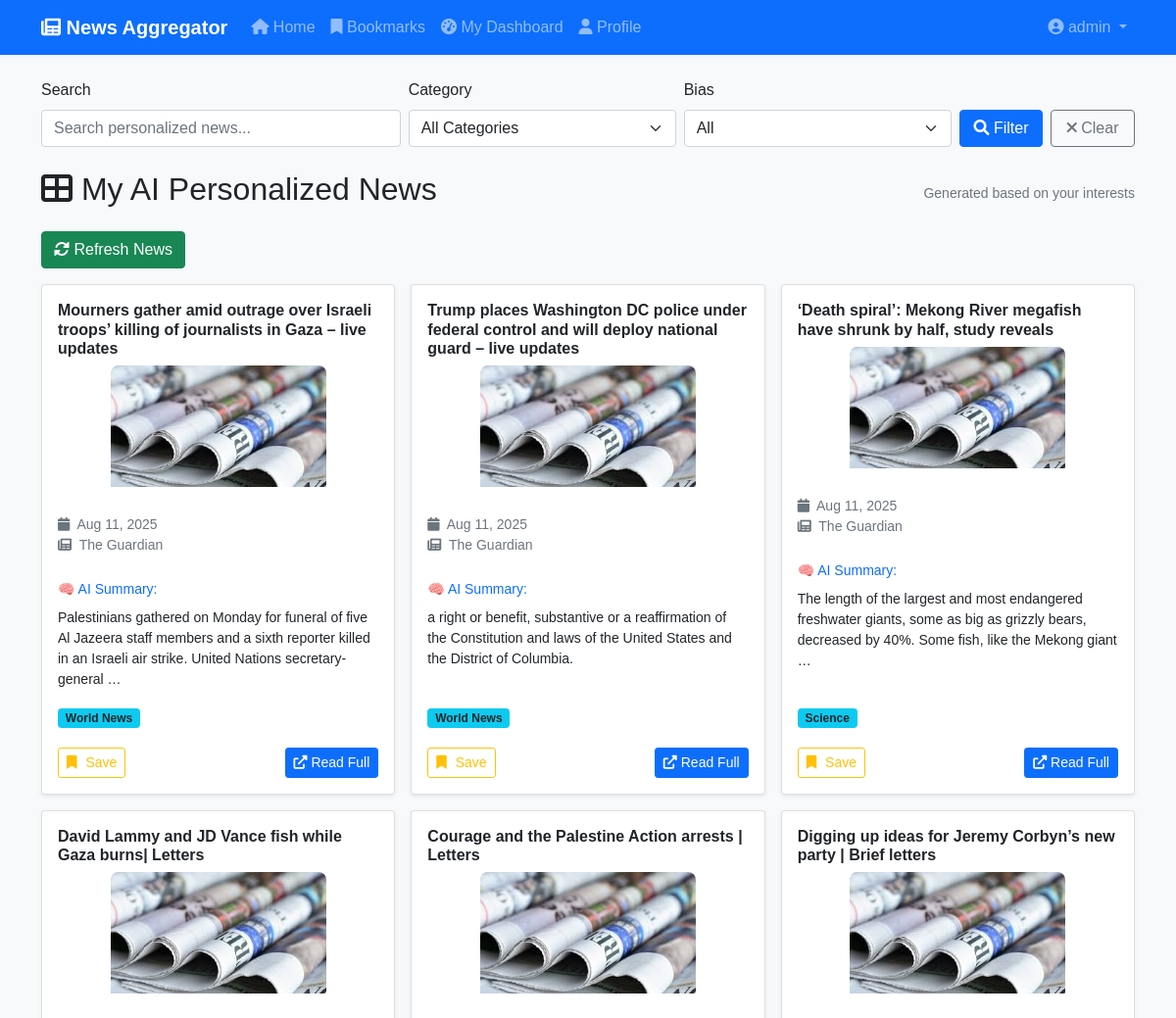
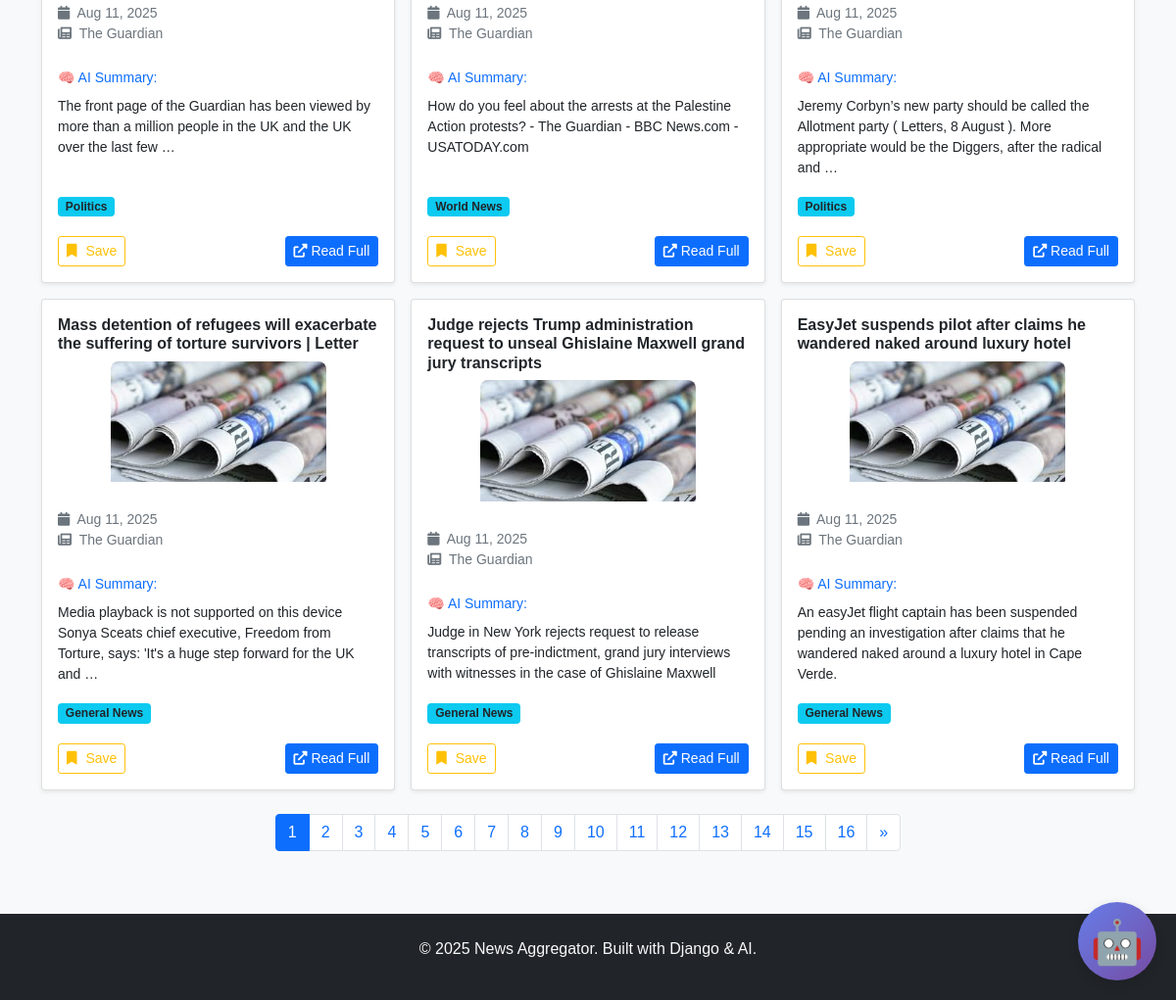
Page /dashboard/ (signed in) on the committed database (2 pictures, top to bottom).
### apps/news/models.py (models this page shows, shortened)
class Article(models.Model):
    BIAS_CHOICES = [
        ('NEUTRAL', 'Neutral'),
        ('LEFT-LEANING', 'Left-Leaning'),
        ('RIGHT-LEANING', 'Right-Leaning'),
        ('MIXED', 'Mixed'),
        ('UNKNOWN', 'Unknown'),
    ]
    title = models.CharField(max_length=500, db_index=True)
    image_url = models.URLField(max_length=1000, blank=True, null=True)
    url = models.URLField(unique=True)
    description = models.TextField(blank=True)
    summary = models.TextField(blank=True, null=True)  # AI-generated summary
    content = models.TextField(blank=True)
    author = models.CharField(max_length=200, blank=True)
    source = models.CharField(max_length=200, db_index=True)
    published_date = models.DateTimeField(db_index=True)
    created_at = models.DateTimeField(auto_now_add=True)
    updated_at = models.DateTimeField(auto_now=True)
    summary = models.TextField(blank=True)
    bias_score = models.CharField(
        max_length=15,
        choices=BIAS_CHOICES,
        default='UNKNOWN',
        db_index=True
    )
    categories = models.ManyToManyField(Category, blank=True)
    created_at = models.DateTimeField(auto_now_add=True)
    class Meta:
        ordering = ['-published_date']
        indexes = [
            models.Index(fields=['published_date', 'bias_score']),
            models.Index(fields=['source', 'published_date']),
        ]
    @property
    def bias_color(self):
        return {
            'LEFT': '#3498db',      # blue
            'RIGHT': '#e74c3c',     # red
            'NEUTRAL': '#2ecc71',   # green
            'UNKNOWN': '#95a5a6',   # grey
        }.get(self.bias_score, '#95a5a6')
    @property
    def get_bias_score_display(self):
        bias_labels = {
            'left': 'Left Bias',
            'center': 'Center',
            'right': 'Right Bias',
            'unknown': 'Unknown'
        }
        return bias_labels.get(self.bias_score, 'Unknown')

class Category(models.Model):
    name = models.CharField(max_length=100, unique=True)
    slug = models.SlugField(unique=True)
    description = models.TextField(blank=True)
    created_at = models.DateTimeField(auto_now_add=True)
    class Meta:
        verbose_name_plural = "Categories"
        ordering = ['name']

### apps/news/views.py (the view)
# urls.py: path('dashboard/', views.dashboard, name='dashboard'),
@login_required
def dashboard(request):
    user_categories = UserInterest.objects.filter(
        user=request.user
    ).values_list('category', flat=True)
    articles = Article.objects.filter(
        categories__in=user_categories
    ).distinct()
    search_query = request.GET.get('search', '')
    category_filter = request.GET.get('category', '')
    bias_filter = request.GET.get('bias', '')
    if search_query:
        articles = articles.filter(
            Q(title__icontains=search_query) |
            Q(description__icontains=search_query)
        )
    if category_filter:
        articles = articles.filter(categories__slug=category_filter)
    '''
    if bias_filter:
        articles = articles.filter(bias_score=bias_filter)
    '''
    print(f"Bias filter selected: '{bias_filter}'")
    print(f"Articles before bias filter: {articles.count()}")
    if bias_filter:
        articles = articles.filter(bias_score=bias_filter)
        print(f"Articles after bias filter: {articles.count()}")
    bias_choices = Article.BIAS_CHOICES
    '''
    if bias_filter:


    # Get only the bias options that actually exist in DB
    available_bias = (
        Article.objects
        .exclude(bias_score__isnull=True)
        .exclude(bias_score='')
        .exclude(bias_score='UNKNOWN')  # exclude unknown from filter
        .values_list('bias_score', flat=True)
        .distinct()
    )

    bias_choices = [
        (code, label)
        for code, label in Article.BIAS_CHOICES
        if code in available_bias
    ]

    bias_choices = [
        (code, label)
        for code, label in Article.BIAS_CHOICES
        if code.strip().upper() in [b.upper() for b in available_bias]
    ]
    '''
    paginator = Paginator(articles, 9)  # 9 per page
    page_number = request.GET.get('page')
    page_obj = paginator.get_page(page_number)
    return render(request, 'dashboard.html', {
        'page_obj': page_obj,
        'search_query': search_query,
        'category_filter': category_filter,
        'bias_filter': bias_filter,
        'categories': Category.objects.all(),
        'bias_choices': bias_choices,
    })

### templates/dashboard.html (shortened to what this page needs)
{% extends 'base.html' %}
{% load static %}
{% block content %}
<div class="row">
    <div class="col-12">
        <form method="GET" class="row g-2 align-items-end mb-4">
            <div class="col-12 col-md-4">
                <label class="form-label">Search</label>
                <input type="text" class="form-control" name="search" value="{{ search_query }}" placeholder="Search personalized news...">
            </div>
            <div class="col-12 col-md-3">
                <label class="form-label">Category</label>
                <select class="form-select" name="category">
                    <option value="">All Categories</option>
                </select>
            </div>
            <div class="col-12 col-md-3">
                <label class="form-label">Bias</label>
                <select class="form-select" name="bias">
                    <option value="">All</option>
                </select>
            </div>
            <div class="col-12 col-md-1 d-grid">
                <button type="submit" class="btn btn-primary">
                    <i class="fas fa-search"></i> Filter
                </button>
            </div>
            <div class="col-12 col-md-1 d-grid">
                <a href="{% url 'dashboard' %}" class="btn btn-outline-secondary">
                    <i class="fas fa-times"></i> Clear
                </a>
            </div>
        </form>
    </div>
    <div class="col-12">
        <div class="d-flex justify-content-between align-items-center mb-3">
            <h2><i class="fas fa-th-large"></i> My AI Personalized News</h2>
            <small class="text-muted">Generated based on your interests</small>
        </div>
        {% if page_obj.object_list %}
        <div class="mb-3">
            <button id="refresh-news" class="btn btn-success">
                <i class="fas fa-sync-alt"></i> Refresh News
            </button>
        </div>
        <div class="row g-3 articles-grid">
            {% for article in page_obj %}
            <div class="col-lg-6 col-xl-4">
                <div class="card h-100 article-card shadow-sm">
                    <div class="card-body d-flex flex-column">
                        <div class="mb-3">
                            <h6 class="card-title mb-2">
                                <a href="{% url 'article_detail' article.id %}" class="text-decoration-none text-dark fw-bold">
                                    {{ article.title }}
                                </a>
                            </h6>
                            {% if article.image_url %}
                                <img src="{{ article.image_url }}" alt="{{ article.title }}" class="article-image" loading="lazy"
                                     onerror="this.onerror=null;this.src='{% static 'images/placeholder.jpeg' %}';">
                            {% else %}
                                <img src="{% static 'images/placeholder.jpeg' %}" alt="No image available" class="article-image" loading="lazy">
                            {% endif %}
                            <div class="mb-2">
                                <span class="badge bg-{{ article.bias_color }} me-1">
                                </span>
                                <div class="text-muted small mt-1">
                                    <div><i class="fas fa-calendar me-1"></i> {{ article.published_date|date:"M d, Y" }}</div>
                                    <div><i class="fas fa-newspaper me-1"></i> {{ article.source }}</div>
                                </div>
                            </div>
                        </div>
                        <div class="mb-3 flex-grow-1">
                            <div class="d-flex align-items-center justify-content-between mb-2">
                                <small class="text-primary fw-semibold">🧠 AI Summary:</small>
                            </div>
                            <p class="card-text small" data-summary-present="{% if article.summary %}true{% else %}false{% endif %}">
                                {% if article.summary %}
                                    {{ article.summary|truncatewords:25 }}
                                {% else %}
                                    <span class="text-muted fst-italic">⏳ AI summary is being generated... Please check back soon.</span>
                                {% endif %}
                            </p>
                        </div>
                        <div class="article-categories mb-3">
                            {% for category in article.categories.all %}
                            <span class="badge bg-info text-dark me-1 mb-1">{{ category.name }}</span>
                            {% endfor %}
                        </div>
                        <div class="mt-auto">
                            <div class="d-flex justify-content-between align-items-center">
                                {% if user.is_authenticated %}
                                <button class="btn btn-sm btn-outline-warning bookmark-btn"
                                        data-article-id="{{ article.id }}"
                                        data-bookmarked="{% if article.id in bookmarked_articles %}true{% else %}false{% endif %}">
                                    <i class="fas fa-bookmark"></i>
                                    <span class="bookmark-text d-none d-md-inline">
                                        {% if article.id in bookmarked_articles %}Saved{% else %}Save{% endif %}
                                    </span>
                                </button>
                                {% endif %}
                                <a href="{{ article.url }}" target="_blank" class="btn btn-sm btn-primary">
                                    <i class="fas fa-external-link-alt"></i>
                                    <span class="d-none d-md-inline">Read Full</span>
                                </a>
                            </div>
                        </div>
                    </div>
                </div>
            </div>
            {% endfor %}
        </div>
        {% if page_obj.has_other_pages %}
        <nav aria-label="Articles pagination" class="mt-4">
            <ul class="pagination justify-content-center">
                {% for num in page_obj.paginator.page_range %}
                <li class="page-item {% if page_obj.number == num %}active{% endif %}">
                    <a class="page-link" href="?page={{ num }}&search={{ search_query }}&category={{ category_filter }}&bias={{ bias_filter }}">{{ num }}</a>
                </li>
                {% endfor %}
                {% if page_obj.has_next %}
                <li class="page-item">
                    <a class="page-link" href="?page={{ page_obj.next_page_number }}&search={{ search_query }}&category={{ category_filter }}&bias={{ bias_filter }}" aria-label="Next">
                        <span aria-hidden="true">&raquo;</span>
                    </a>
                </li>
                {% endif %}
            </ul>
        </nav>
        {% endif %}
        {% else %}
        <div class="alert alert-info text-center">
            <i class="fas fa-info-circle"></i> No articles found. Try adjusting your filters or refresh news.
        </div>
        {% endif %}
    </div>
</div>
{% endblock %}

### templates/base.html (shortened to what this page needs)
{% load static %}
<!DOCTYPE html>
<html lang="en">
<head>
    <link href="https://cdn.jsdelivr.net/npm/bootstrap@5.1.3/dist/css/bootstrap.min.css" rel="stylesheet">
    <link href="https://cdnjs.cloudflare.com/ajax/libs/font-awesome/6.0.0/css/all.min.css" rel="stylesheet">
    <link href="{% load static %}{% static 'css/style.css' %}" rel="stylesheet">
</head>
<body>
    <nav class="navbar navbar-expand-lg navbar-dark bg-primary">
        <div class="container">
            <a class="navbar-brand" href="{% url 'home' %}">
                <i class="fas fa-newspaper"></i> News Aggregator
            </a>
            <div class="collapse navbar-collapse" id="navbarNav">
                <ul class="navbar-nav me-auto">
                    <li class="nav-item">
                        <a class="nav-link" href="{% url 'home' %}">
                            <i class="fas fa-home"></i> Home
                        </a>
                    </li>
                    {% if user.is_authenticated %}
                    <li class="nav-item">
                        <a class="nav-link" href="{% url 'bookmarks' %}">
                            <i class="fas fa-bookmark"></i> Bookmarks
                        </a>
                    </li>
                    <li class="nav-item">
                        <a class="nav-link" href="{% url 'dashboard' %}">
                            <i class="fas fa-tachometer-alt"></i> My Dashboard
                        </a>
                    </li>
                    <li class="nav-item">
                        <a class="nav-link" href="{% url 'profile' %}">
                            <i class="fas fa-user"></i> Profile
                        </a>
                    </li>
                    {% endif %}
                </ul>
                <ul class="navbar-nav">
                    {% if user.is_authenticated %}
                    <li class="nav-item dropdown">
                        <a class="nav-link dropdown-toggle" href="#" role="button" data-bs-toggle="dropdown">
                            <i class="fas fa-user-circle"></i> {{ user.username }}
                        </a>
                    </li>
                    {% endif %}
                </ul>
            </div>
        </div>
    </nav>
    <main class="container mt-4">
        {% block content %}
        {% endblock %}
    </main>
    <footer class="bg-dark text-light mt-5 py-4">
        <div class="container text-center">
            <p>&copy; 2025 News Aggregator. Built with Django & AI.</p>
        </div>
    </footer>
    <script src="{% load static %}{% static 'js/main.js' %}"></script>
        <div id="chatbot-widget">
        <button id="chat-toggle">🤖</button>
    </div>
</body>
</html>

### static/css/style.css (style rules this page uses)
.article-img, .article-image { width: 100%; max-width: 220px; height: auto; aspect-ratio: 16/9; object-fit: cover; border-radius: 8px 8px 0 0; display: block; margin-left: auto; margin-right: auto; }

### templates/base.html (style rules this page uses)
#chatbot-widget { position: fixed; bottom: 20px; right: 20px; z-index: 1000; font-family: -apple-system, BlinkMacSystemFont, 'Segoe UI', Roboto, sans-serif; }
#chat-toggle { width: 80px; height: 80px; border-radius: 50%; background: linear-gradient(135deg, #667eea 0%, #764ba2 100%); color: white; border: none; cursor: pointer; display: flex; align-items: center; justify-content: center; font-size: 44px; box-shadow: 0 4px 12px rgba(0,0,0,0.15); transition: transform 0.2s ease; }

### templates/dashboard.html (style rules this page uses)
.articles-grid .article-card { transition: transform 0.2s ease, box-shadow 0.2s ease; }
.article-card { min-height: 300px; }

### rows in the picture
Article: title "Mourners gather amid outrage over Israeli troops’ killing of journalists in Gaza – live updates", published_date "Aug 11, 2025", source "The Guardian", summary "Palestinians gathered on Monday for funeral of five Al Jazeera staff members and a sixth reporter killed in an Israeli air strike. United Nations secretary-general …", shows "Save"
Category: name "World News"
Article: title "Trump places Washington DC police under federal control and will deploy national guard – live updates", published_date "Aug 11, 2025", source "The Guardian", summary "a right or benefit, substantive or a reaffirmation of the Constitution and laws of the United States and the District of Columbia.", shows "Save"
Article: title "‘Death spiral’: Mekong River megafish have shrunk by half, study reveals", published_date "Aug 11, 2025", source "The Guardian", summary "The length of the largest and most endangered freshwater giants, some as big as grizzly bears, decreased by 40%. Some fish, like the Mekong giant …", shows "Save"
Category: name "Science"
Article: title "David Lammy and JD Vance fish while Gaza burns| Letters", published_date "Aug 11, 2025", source "The Guardian", summary "The front page of the Guardian has been viewed by more than a million people in the UK and the UK over the last few …", shows "Save"
Category: name "Politics"
Article: title "Courage and the Palestine Action arrests | Letters", published_date "Aug 11, 2025", source "The Guardian", summary "How do you feel about the arrests at the Palestine Action protests? - The Guardian - BBC News.com - USATODAY.com", shows "Save"
Article: title "Digging up ideas for Jeremy Corbyn’s new party | Brief letters", published_date "Aug 11, 2025", source "The Guardian", summary "Jeremy Corbyn’s new party should be called the Allotment party ( Letters, 8 August ). More appropriate would be the Diggers, after the radical and …", shows "Save"
Article: title "Mass detention of refugees will exacerbate the suffering of torture survivors | Letter", published_date "Aug 11, 2025", source "The Guardian", summary "Media playback is not supported on this device Sonya Sceats chief executive, Freedom from Torture, says: 'It's a huge step forward for the UK and …", shows "Save"
Category: name "General News"
Article: title "Judge rejects Trump administration request to unseal Ghislaine Maxwell grand jury transcripts", published_date "Aug 11, 2025", source "The Guardian", summary "Judge in New York rejects request to release transcripts of pre-indictment, grand jury interviews with witnesses in the case of Ghislaine Maxwell", shows "Save"
Article: title "EasyJet suspends pilot after claims he wandered naked around luxury hotel", published_date "Aug 11, 2025", source "The Guardian", summary "An easyJet flight captain has been suspended pending an investigation after claims that he wandered naked around a luxury hotel in Cape Verde.", shows "Save"

### other values in the picture
{{ user.username }} "admin"
{{ num }} "1" "2" "3" "4" "5" "6" "7" "8" "9" "10" "11" "12" "13" "14" "15" "16"
